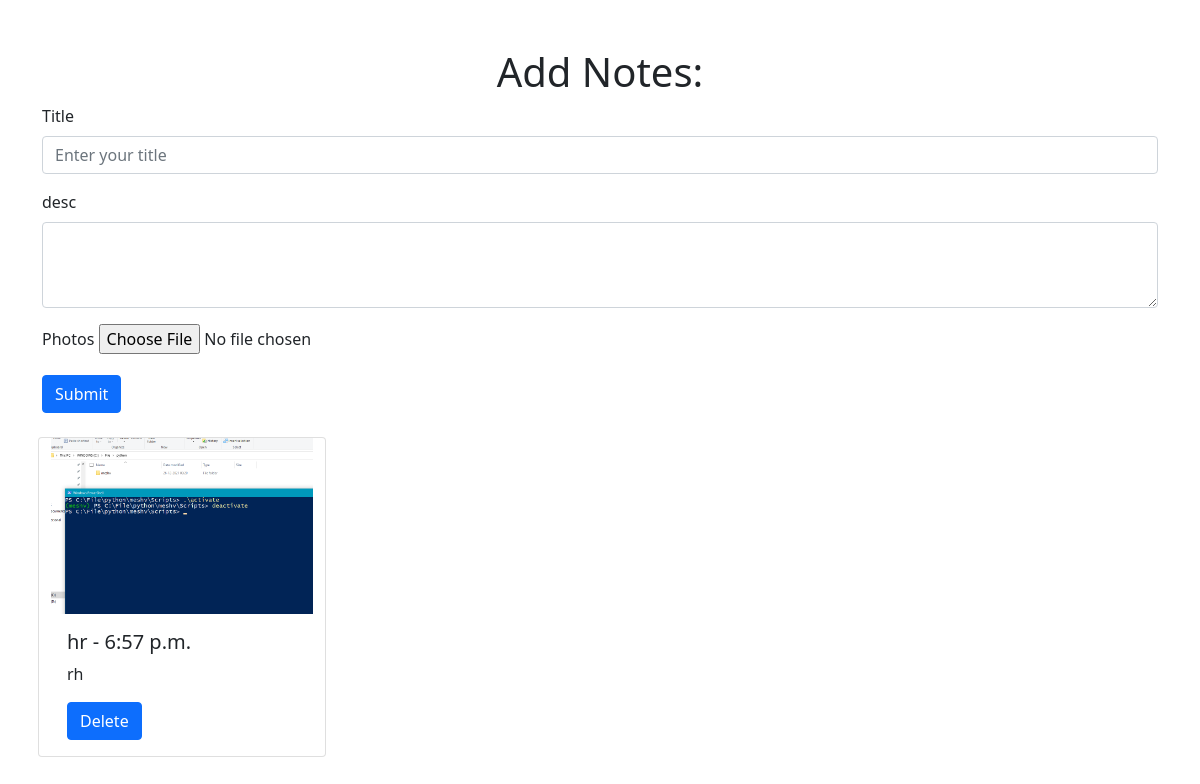
Before: / with the older database file.
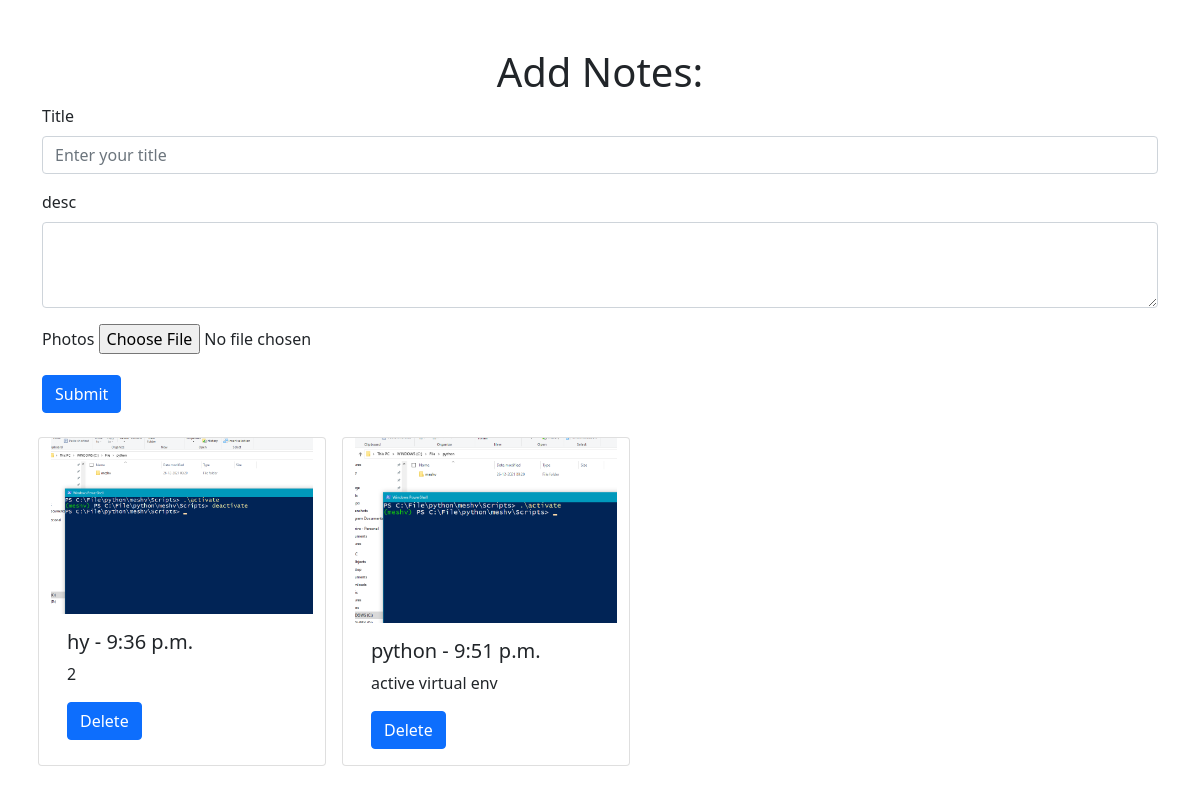
After: the same page with the newer database file.
### Noteapp/models.py (models this page shows, shortened)
class Notes(models.Model):
    title = models.CharField(max_length=50)
    desc = models.TextField()
    time=models.TimeField()
    img = models.ImageField(upload_to='static1/img', height_field=None, width_field=None, max_length=None,default=None)

### Noteapp/views.py (the view)
# urls.py: path('',views.index,name="home" ),
def index(request):
    if request.method == 'POST':
        title = request.POST.get('title')
        desc = request.POST.get('desc')
        pic = request.POST.get('pic')
        note = Notes(title=title,desc=desc,img=pic,time=datetime.today())
        note.save()
        return redirect("/")
    else:
        notes = Notes.objects.all()
        param = {"notes":notes}
        return render(request, 'index.html',param)

### templates/index.html (shortened to what this page needs)
<!DOCTYPE html>
<html lang="en">
<head>
    <link href="https://cdn.jsdelivr.net/npm/bootstrap@5.1.3/dist/css/bootstrap.min.css" rel="stylesheet"
>
</head>
<body>
    <div class="container my-5">
        <h1 align="center">Add Notes: </h1>
        <form action="/" method="post"> {% csrf_token %}
            <div class="mb-3">
                <label for="title" class="form-label">Title</label>
                <input type="text" class="form-control" id="title" name="title" placeholder="Enter your title">
            </div>
            <div class="mb-3">
                <label for="desc" class="form-label">desc</label>
                <textarea class="form-control" id="desc" name="desc" rows="3"></textarea>
            </div>
            <div class="mb-3">
                <label for="desc" class="form-label">Photos</label>
                <input type="file" name="pic" id="pic" accept="photo">
            </div>
            <button class="btn btn-primary" type="submit">Submit</button>
        </form>
        <div class="allnotes my-3 row">
            {% for i in notes %}
            <div class="card m-2" style="width: 18rem;">
                <img src="{{i.img}}" alt="" >
                <div class="card-body">
                    <h5 class="card-title">{{i.title}} - {{i.time}}</h5>
                    <p class="card-text">{{i.desc}}</p>
                    <a href="/{{i.id}}/delete/" class="btn btn-primary">Delete</a>
                </div>
            </div>
            {% endfor %}
        </div>
    </div>
</body>
</html>

Changed rows visible on the page:
removed Notes: img (picture), title "hr", time "6:57 p.m.", desc "rh"
added Notes: img (picture), title "hy", time "9:36 p.m.", desc "2"
added Notes: img (picture), title "python", time "9:51 p.m.", desc "active virtual env"
